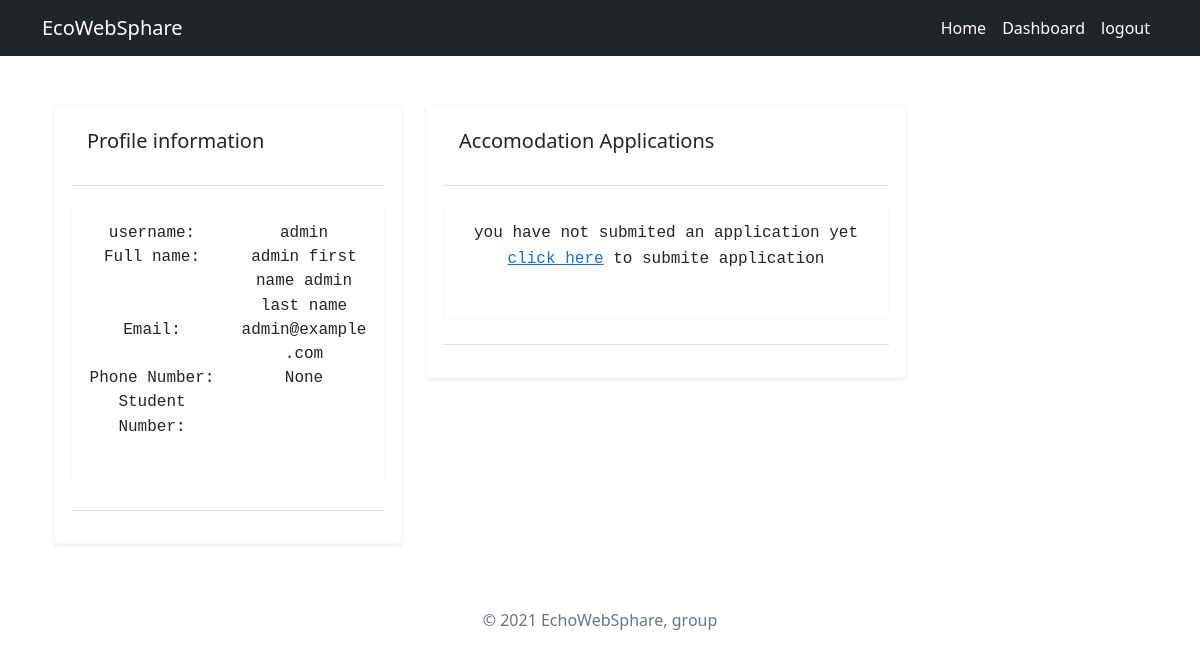
Page /dashboard/ (signed in) on the committed database.
### accounts/models.py (models this page shows, shortened)
class Profile(models.Model):
    class USER_TYPES(models.TextChoices):
        STUDENT = "STUDENT", "STUDENT"
        LANDLORD = "LANDLORD", "LANDLORD"
    class GENDER_TYPES(models.TextChoices):
        MALE = 'MALE', ('MALE')
        FEMALE = 'FEMALE',('FEMALE')
    user = models.OneToOneField(settings.AUTH_USER_MODEL, on_delete=models.CASCADE, related_name="profile")
    first_name = models.CharField(max_length=100,blank=True, null=True)
    last_name = models.CharField(max_length=100,blank=True, null=True)
    user_type  = models.CharField(max_length=8,choices=USER_TYPES.choices,default=USER_TYPES.STUDENT)
    gender  = models.CharField(max_length=6,choices=GENDER_TYPES.choices,default=GENDER_TYPES.MALE)
    ID_number = models.CharField("ID number",max_length=13,blank=True, null=True)
    phone_number = models.CharField("Contact Number: ", max_length=10,blank=True, null=True)
    date_of_birth = models.DateField('Date of Birth: ', blank=True, null=True)
    def is_student(self):
        return (self.user_type == 'STUDENT')
    class  Meta:
        verbose_name = 'Profile'
        verbose_name_plural  =  "Profiles"
        ordering = ("last_name", "first_name")

class User(AbstractBaseUser):
    username = models.CharField(max_length=150)
    email = models.EmailField(verbose_name='email address',max_length=255,unique=True,)
    is_admin = models.BooleanField(default=False)
    is_active = models.BooleanField(default=True)
    date_joined = models.DateTimeField(auto_now_add=True)
    objects = MyUserManager()
    USERNAME_FIELD = 'email'
    REQUIRED_FIELDS = ['username']

### accounts/views.py (the view, shortened to what this page needs)
# urls.py: path('dashboard/',DashboardView.as_view(), name='dashboard'),
@method_decorator(login_required(login_url='login'), name='dispatch')
class DashboardView(View):
    profile = None
    success_url = reverse_lazy('dashbord')
    def dispatch(self, request, *args, **kwargs):
        self.profile, __ = Profile.objects.get_or_create(user=request.user)
        return super(DashboardView, self).dispatch(request, *args, **kwargs)
    def get(self, request):
        context = {
            'profile': self.profile,
        }
        return render(request, 'dashboard.html', context)

### templates/dashboard.html (shortened to what this page needs)
{% extends 'base.html' %}
{% load crispy_forms_tags %}
{% block content %}
<div class="container mt-5">
    <div class="row">
        <div class="col-sm-12 col-md-4 col-lg-4 col-4">
            <form action="{% url 'dashboard' %}">
                <div class="card card-body bg-white border-light shadow-sm mb-4">
                    <div class="card-header bg-white mb-3">
                        <h2 class="h5 mb-4">Profile information</h2>
                    </div>
                    <div class="col-12 mb-4">
                        <div class="card border-light text-center p-0">
                            <div class="card-body pb-5">
                                <div class="row">
                                    <div class="col-6">
                                        <samp class="h6">username:</samp>
                                    </div>
                                    <div class="col-6">
                                        <samp class="h6">{{ profile.user.username }}</samp>
                                    </div>
                                    <div class="col-6">
                                        <samp class="h6">Full name:</samp>
                                    </div>
                                    <div class="col-6">
                                        <samp class="h6">{{ profile.first_name }} {{ profile.last_name}}</samp>
                                    </div>
                                    <div class="col-6">
                                        <samp class="h6">Email:</samp>
                                    </div>
                                    <div class="col-6">
                                        <samp class="h6">{{ request.user.email }}</samp>
                                    </div>
                                    <div class="col-6">
                                        <samp class="h6">Phone Number:</samp>
                                    </div>
                                    <div class="col-6">
                                        <samp class="h6">{{ profile.phone_number}}</samp>
                                    </div>
                                    {% if profile.is_student %}
                                    <div class="col-6">
                                        <samp class="h6">Student Number:</samp>
                                    </div>
                                    <div class="col-6">
                                    </div>
                                    {% endif %}
                                </div>
                            </div>
                        </div>
                    </div>
                    <div class="card-footer bg-white">
                    </div>
                </div>
            </form>
        </div>
        <div class="col-sm-12 col-8 col-md-8 col-lg-8 col-xxl-8">
            {% if profile.is_student %}
            <div class="col-lg-8 col-md-8 col-xl-8 col-sm-12">
                <div style="width: 100%;" class="card card-body bg-white border-light shadow-sm mb-4">
                    <div class="card-header bg-white mb-3">
                        <h2 class="h5 mb-4">Accomodation Applications</h2>
                    </div>
                    <div class="col-12 mb-4">
                        <div class="card border-light text-center p-0">
                            <div class="card-body pb-5">
                                <samp>you have not submited an application yet <a href="#">click here</a> to submite
                                    application</samp>
                            </div>
                        </div>
                    </div>
                    <div class="card-footer bg-white">
                    </div>
                </div>
            </div>
        {% endif %}
    </div>
</div>
</div>
{% endblock %}

### rows in the picture
Profile: user.username "admin", first_name "admin first name", last_name "admin last name", phone_number "None"
User: user.email "admin@example.com"
